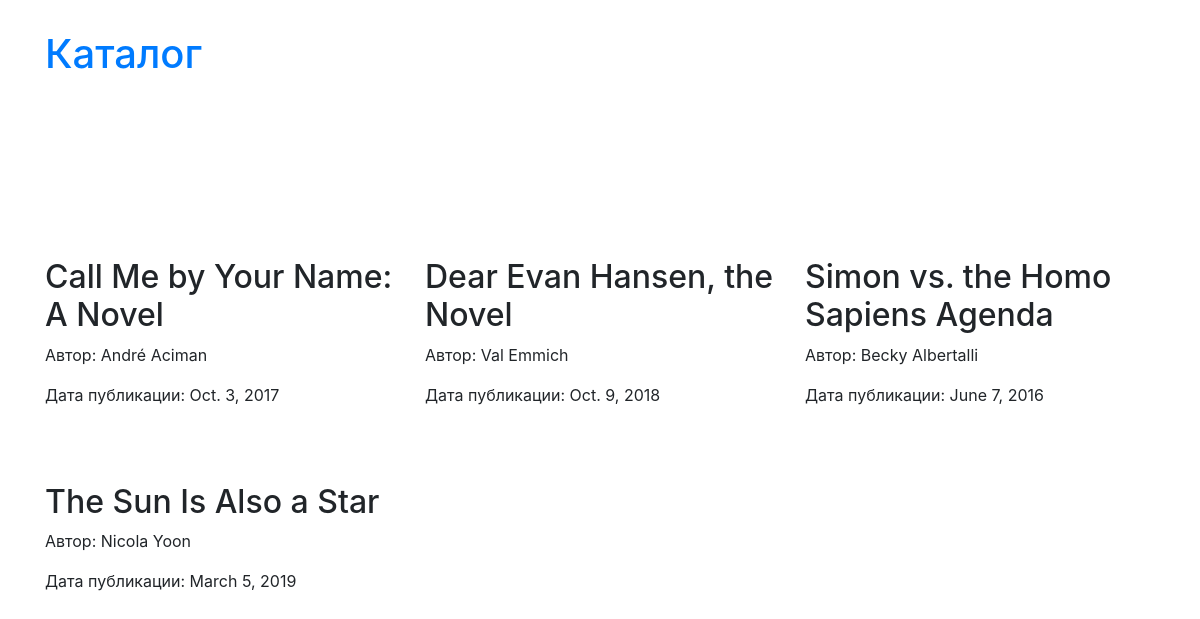
The page /books/ on the database its author committed.
### books/models.py (models this page shows, shortened)
class Book(models.Model):
    name = models.CharField(u'Название', max_length=64)
    author = models.CharField(u'Автор', max_length=64)
    pub_date = models.DateField(u'Дата публикации')

### books/views.py (the view, shortened to what this page needs)
# urls.py: path('books/', BookListView.as_view()),
class BookListView(generic.ListView):
    model = Book
    context_object_name = 'books'
    template_name = 'books/book_list.html'
    def get_queryset(self):
        if self.kwargs:
            return Book.objects.filter(pub_date=self.kwargs['pub_date'])
        else:
            return Book.objects.order_by('name')
    def get_context_data(self, **kwargs):
        context = super().get_context_data(**kwargs)
        return context

### templates/books/book_list.html (shortened to what this page needs)
{% extends "base.html" %}
{% load static %}
{% block content %}
    <div class="container">
        <div class="header">
            <h1><a href="/books">Каталог</a></h1>
        </div>
        <div class="row">
            {% for book in books %}
            <div class="book col-md-4">
                <h2>{{ book.name }}</h2>
                <p>Автор: {{ book.author }}</p>
                <p>Дата публикации: {{ book.pub_date }}</p>
            </div>
            {% endfor %}
        </div>
    </div>
{% endblock %}

### templates/base.html (shortened to what this page needs)
<!DOCTYPE html>{% load static %}
<html>
  <head>
    <link type="text/css" rel="stylesheet" href="{% static "css/bootstrap.css" %}"  media="screen,projection"/>
    <link type="text/css" rel="stylesheet" href="{% static "css/style.css" %}"  media="screen,projection"/>
  </head>
  <body>
    {% block content %}{% endblock %}
  </body>
</html>

### static/css/style.css (style rules this page uses)
.header { margin-top: 30px; margin-bottom: 150px; }
.book { margin-top: 30px; margin-bottom: 30px; }

### rows shown on the page
Book: name "Call Me by Your Name: A Novel", author "André Aciman", pub_date "Oct. 3, 2017"
Book: name "Dear Evan Hansen, the Novel", author "Val Emmich", pub_date "Oct. 9, 2018"
Book: name "Simon vs. the Homo Sapiens Agenda", author "Becky Albertalli", pub_date "June 7, 2016"
Book: name "The Sun Is Also a Star", author "Nicola Yoon", pub_date "March 5, 2019"
